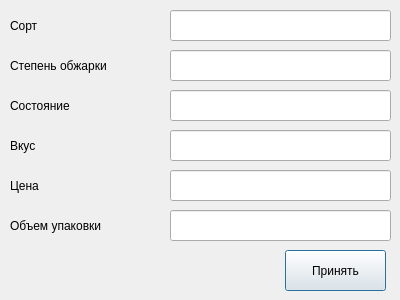
<?xml version="1.0" encoding="UTF-8"?>
<ui version="4.0">
 <class>Dialog</class>
 <widget class="QDialog" name="Dialog">
  <property name="geometry">
   <rect>
    <x>0</x>
    <y>0</y>
    <width>400</width>
    <height>300</height>
   </rect>
  </property>
  <property name="windowTitle">
   <string>Dialog</string>
  </property>
  <widget class="QLineEdit" name="lineEdit">
   <property name="geometry">
    <rect>
     <x>170</x>
     <y>10</y>
     <width>221</width>
     <height>31</height>
    </rect>
   </property>
  </widget>
  <widget class="QLineEdit" name="lineEdit_2">
   <property name="geometry">
    <rect>
     <x>170</x>
     <y>50</y>
     <width>221</width>
     <height>31</height>
    </rect>
   </property>
  </widget>
  <widget class="QLineEdit" name="lineEdit_3">
   <property name="geometry">
    <rect>
     <x>170</x>
     <y>90</y>
     <width>221</width>
     <height>31</height>
    </rect>
   </property>
  </widget>
  <widget class="QLineEdit" name="lineEdit_4">
   <property name="geometry">
    <rect>
     <x>170</x>
     <y>130</y>
     <width>221</width>
     <height>31</height>
    </rect>
   </property>
  </widget>
  <widget class="QLineEdit" name="lineEdit_5">
   <property name="geometry">
    <rect>
     <x>170</x>
     <y>170</y>
     <width>221</width>
     <height>31</height>
    </rect>
   </property>
  </widget>
  <widget class="QLineEdit" name="lineEdit_6">
   <property name="geometry">
    <rect>
     <x>170</x>
     <y>210</y>
     <width>221</width>
     <height>31</height>
    </rect>
   </property>
  </widget>
  <widget class="QLabel" name="label">
   <property name="geometry">
    <rect>
     <x>10</x>
     <y>10</y>
     <width>151</width>
     <height>31</height>
    </rect>
   </property>
   <property name="text">
    <string>Сорт</string>
   </property>
  </widget>
  <widget class="QLabel" name="label_2">
   <property name="geometry">
    <rect>
     <x>10</x>
     <y>50</y>
     <width>151</width>
     <height>31</height>
    </rect>
   </property>
   <property name="text">
    <string>Степень обжарки</string>
   </property>
  </widget>
  <widget class="QLabel" name="label_3">
   <property name="geometry">
    <rect>
     <x>10</x>
     <y>90</y>
     <width>151</width>
     <height>31</height>
    </rect>
   </property>
   <property name="text">
    <string>Состояние</string>
   </property>
  </widget>
  <widget class="QLabel" name="label_4">
   <property name="geometry">
    <rect>
     <x>10</x>
     <y>130</y>
     <width>151</width>
     <height>31</height>
    </rect>
   </property>
   <property name="text">
    <string>Вкус</string>
   </property>
  </widget>
  <widget class="QLabel" name="label_5">
   <property name="geometry">
    <rect>
     <x>10</x>
     <y>170</y>
     <width>151</width>
     <height>31</height>
    </rect>
   </property>
   <property name="text">
    <string>Цена</string>
   </property>
  </widget>
  <widget class="QLabel" name="label_6">
   <property name="geometry">
    <rect>
     <x>10</x>
     <y>210</y>
     <width>151</width>
     <height>31</height>
    </rect>
   </property>
   <property name="text">
    <string>Объем упаковки</string>
   </property>
  </widget>
  <widget class="QPushButton" name="pushButton">
   <property name="geometry">
    <rect>
     <x>285</x>
     <y>250</y>
     <width>101</width>
     <height>41</height>
    </rect>
   </property>
   <property name="text">
    <string>Принять</string>
   </property>
  </widget>
  <widget class="QLabel" name="label_7">
   <property name="geometry">
    <rect>
     <x>10</x>
     <y>260</y>
     <width>231</width>
     <height>21</height>
    </rect>
   </property>
   <property name="text">
    <string/>
   </property>
  </widget>
 </widget>
 <resources/>
 <connections/>
</ui>
